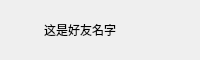
<?xml version="1.0" encoding="UTF-8"?>
<ui version="4.0">
 <class>FriendItem</class>
 <widget class="QWidget" name="FriendItem">
  <property name="geometry">
   <rect>
    <x>0</x>
    <y>0</y>
    <width>200</width>
    <height>60</height>
   </rect>
  </property>
  <property name="minimumSize">
   <size>
    <width>200</width>
    <height>0</height>
   </size>
  </property>
  <property name="maximumSize">
   <size>
    <width>200</width>
    <height>16777215</height>
   </size>
  </property>
  <property name="windowTitle">
   <string>Form</string>
  </property>
  <layout class="QHBoxLayout" name="horizontalLayout">
   <property name="spacing">
    <number>4</number>
   </property>
   <property name="leftMargin">
    <number>0</number>
   </property>
   <property name="topMargin">
    <number>0</number>
   </property>
   <property name="rightMargin">
    <number>0</number>
   </property>
   <property name="bottomMargin">
    <number>0</number>
   </property>
   <item>
    <widget class="QLabel" name="label">
     <property name="minimumSize">
      <size>
       <width>40</width>
       <height>40</height>
      </size>
     </property>
     <property name="maximumSize">
      <size>
       <width>40</width>
       <height>40</height>
      </size>
     </property>
     <property name="text">
      <string/>
     </property>
     <property name="pixmap">
      <pixmap resource="res.qrc">:/head/resource/head/head.png</pixmap>
     </property>
     <property name="scaledContents">
      <bool>true</bool>
     </property>
    </widget>
   </item>
   <item>
    <layout class="QVBoxLayout" name="verticalLayout">
     <item>
      <spacer name="verticalSpacer">
       <property name="orientation">
        <enum>Qt::Vertical</enum>
       </property>
       <property name="sizeHint" stdset="0">
        <size>
         <width>20</width>
         <height>40</height>
        </size>
       </property>
      </spacer>
     </item>
     <item>
      <widget class="QLabel" name="nameLabel">
       <property name="minimumSize">
        <size>
         <width>0</width>
         <height>26</height>
        </size>
       </property>
       <property name="maximumSize">
        <size>
         <width>16777215</width>
         <height>26</height>
        </size>
       </property>
       <property name="styleSheet">
        <string notr="true">font: 11pt &quot;Arial&quot;;</string>
       </property>
       <property name="text">
        <string>这是好友名字</string>
       </property>
      </widget>
     </item>
     <item>
      <spacer name="verticalSpacer_2">
       <property name="orientation">
        <enum>Qt::Vertical</enum>
       </property>
       <property name="sizeHint" stdset="0">
        <size>
         <width>20</width>
         <height>40</height>
        </size>
       </property>
      </spacer>
     </item>
    </layout>
   </item>
  </layout>
 </widget>
 <resources>
  <include location="res.qrc"/>
 </resources>
 <connections/>
</ui>
